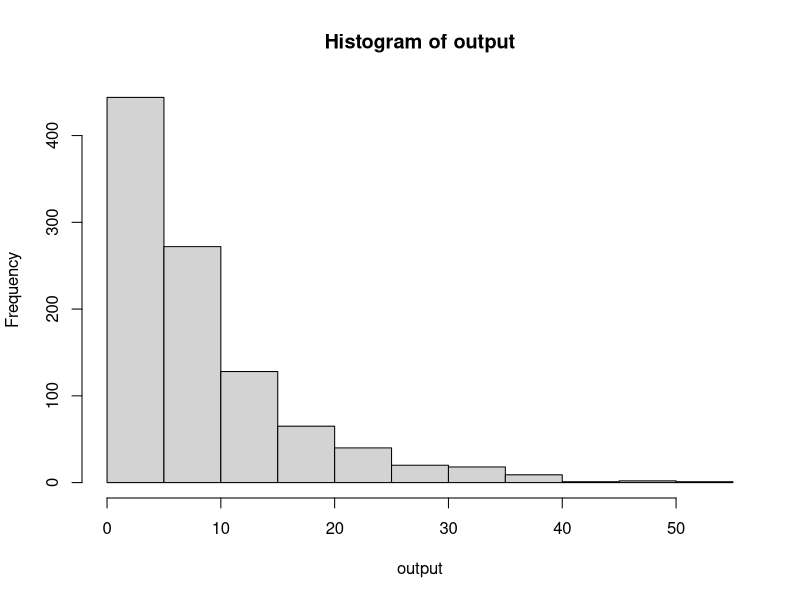

This chart was generated by the following R code:
# Estruturas de controle--------------------------------------------------------

# IF-ELSE
# Permite desviar a execução do código conforme uma condição
# Não é vetorizada, ou seja, avalia um único valor de entrada

hora <- 6

if (hora >= 6 & hora <12){
  saudacao <- "Bom dia!"
} else if (hora >=12 & hora < 18){
  saudacao <- "Boa tarde!"
} else if (hora >= 18 & hora < 23){
  saudacao  <- "Boa noite!"
} else {
  saudacao <- "Não enviar mensagem"
  stop("Não enviar mensagem")
}

# SWITCH
# Um empilhamento de estruturas IF-ELSE
# Confere mais clareza e eficiência ao código
# Serve para testar um valor contra um conjunto de strings
# Geralmente há uma condição final ou de escape
# Também não é vetorizada

x <- 1:10
tipo <- "geométrica"

switch(tipo,
       "aritmética" = {
         mean(x)
       },
       "harmônica" = {
         length(x)/ sum(1/x)
       },
       "geométrica" = {
         prod(x)^(1/length(x))
       },
       {
         NA_real_
       })

# ifelse()
# Versão do IF-ELSE vetorizada

notas <- c("João" = 70, "Ana" = 89,
           "Lucas" = 67, "Mateus" = 40,
           "Felipe" = 20)

ifelse(notas >= 70, "Aprovado", "Reprovado")

# CASE 
# Versão vetorizada do SWITCH
dplyr::case_when(notas >= 70 ~ "Aprovado",
                 notas >= 40 ~ "Exame",
                 TRUE ~ "Reprovado")

# Estruturas de repetição-------------------------------------------------------

# LOOP FOR
# Utilizado para executar uma instrução um número previamente conhecido de vezes
# O loop itera sobre uma sequência de valores: um vetor ou lista
# Pode-se interromper a execução do loop ou pular uma iteração conforme condições
# que são avaliadas

#Exemplo 1
for (i in 1:10){
  print(i^2)
}

#Exemplo 2
tx_juros <- 0.01
n_meses <- 12

rend <- numeric(n_meses)

rend[1] <- 100

for (i in 2:n_meses){
  rend[i] <- rend[i-1] * (1+tx_juros)
}
rend

# WHILE
# Utilizado para executar uma intrução um número desconhecido de vezes
# A condição é testada antes das instruções serem executadas
# CUIDADO: a condição de parada deve ser declarada para que o loop não seja 
# interminável

n_numbers <- 12
total <- 0
indice <- 1

while (i < n_numbers){
  u <- total + runif(1)
  if (sum(u) > 4) break
  total <- u
  i <-  i + 1
}

total

# REPEAT 
# Utilizado para executar uma intrução um número desconhecido de vezes
# A condição é testada em qualquer posição dentro das instruções a serem execu-
# tadas
# CUIDADO: a condição de parada deve ser declarada para que o loop não seja 
# interminável

total <- 0
indice <- 1

repeat{
  u <- total + runif(1)
  if (u > 4) break
  total <- u
  i <- i+1
}

total

# Exercício: Lançamento de dados
tentativas <- 1
n_max <- 100
while (tentativas < n_max){
  faces <- sample(1:6, 3, replace = T)
  faces_ordenado <- sort(faces)
  print(faces_ordenado)
  sequencia <- sum(ifelse(diff(faces_ordenado) == 1, TRUE, FALSE))
  if (sequencia == 2) break
  tentativas <- tentativas +1
}
tentativas


# Exercício: Número médio de lançamentos

output <- c()
for (i in 1:1000){
  tentativas <- 1
  n_max <- 100
  while (tentativas < n_max){
    faces <- sample(1:6, 3, replace = T)
    faces_ordenado <- sort(faces)
    print(faces_ordenado)
    sequencia <- sum(ifelse(diff(faces_ordenado) == 1, TRUE, FALSE))
    if (sequencia == 2) break
    tentativas <- tentativas +1
  }
   output[i] <- tentativas
}
media_tentativas <- mean(output)
media_tentativas
hist(output)

# Funções ----------------------------------------------------------------------
